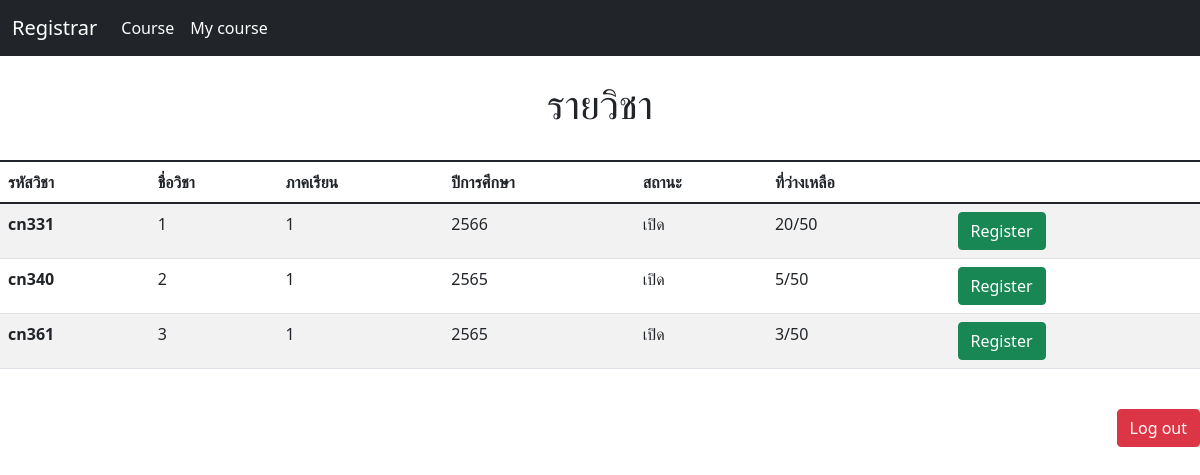
Page /quota/ (signed in) on the earlier database version.
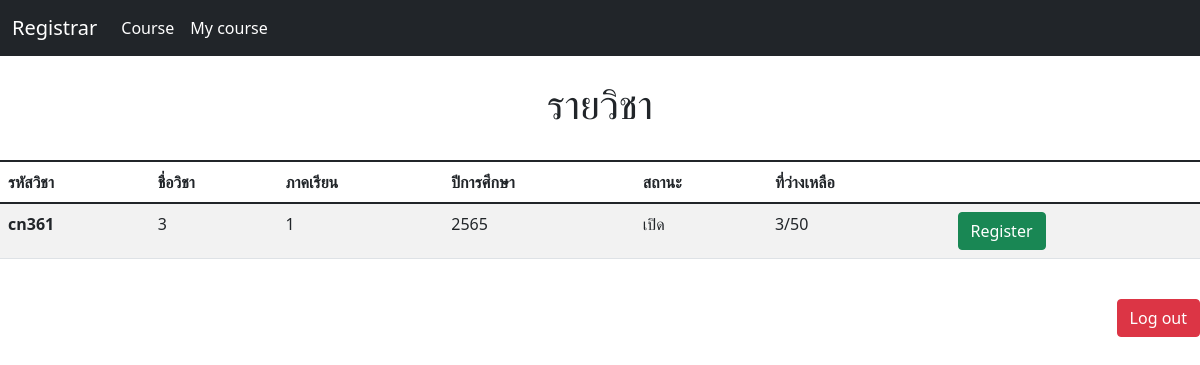
Same page on the later database version.
### Register/models.py (models this page shows, shortened)
class Subject(models.Model):
    course = models.CharField(max_length=128)
    id_course = models.CharField(max_length=128)
    Semester = models.CharField(max_length=64)
    Year = models.IntegerField()
    quota = models.IntegerField(default=50)
    max_quota = models.PositiveIntegerField(default=50)
    is_open = models.BooleanField(default=True)
    students = models.ManyToManyField(Student, blank=True, related_name="Subject")

### Register/views.py (the view)
# urls.py: path('quota/', views.quota, name='quota'),
def quota(request):
    user = request.user
    student = get_object_or_404(Student, user=user)
    all_course = Subject.objects.all()
    return render(request, 'Register/quota.html',{
        "all_course": Subject.objects.exclude(students = student),
        'message': "กดลงวิชาไม่ได้เนื่องจากเต็ม",
        })

### Register/Templates/Register/quota.html (shortened to what this page needs)
{% extends "Register/base.html" %}
{% block body %}
<br>
    <div class="center">
        <h1>รายวิชา</h1>
    </div>
<br>
<table class="table table-striped table-hover" method="post">
    <thead>
        <tr>
            <th scope="col">รหัสวิชา</th>
            <th scope="col">ชื่อวิชา</th>
            <th scope="col">ภาคเรียน</th>
            <th scope="col">ปีการศึกษา</th>
            <th scope="col">สถานะ</th>
            <th scope="col">ที่ว่างเหลือ</th>
            <th scope="col"></th>
        </tr>
    </thead>
    <tbody>
    {% for course in all_course %}
        <tr>
            <th scope="row">{{course.course}}</th>
            <td>{{course.id_course}}</td>
            <td>{{course.Semester}}</td>
            <td>{{course.Year}}</td>
            {% if course.is_open %}
                <td>เปิด</td>
                <td>{{course.quota}}/{{course.max_quota}}</td>
                <form method="post" action="{% url 'add_student' course.id %}">
                    <td>
                        <button type="submit" class="btn btn-success">Register</button>
                    </td>
                </form>
            {% else %}
                <td>ปิด</td>
                <td>{{course.max_quota}}</td>
                <td>ไม่สามารถลงทะเบียนได้</td>
            {% endif %}
        </tr>
    {% endfor %}
    </tbody>
</table>
{% endblock %}

Differences in the rows shown:
no longer on this page (row edited): Subject: course "cn331", id_course "1", Semester "1", Year "2566", quota "20", max_quota "50"
no longer on this page (row edited): Subject: course "cn340", id_course "2", Semester "1", Year "2565", quota "5", max_quota "50"
